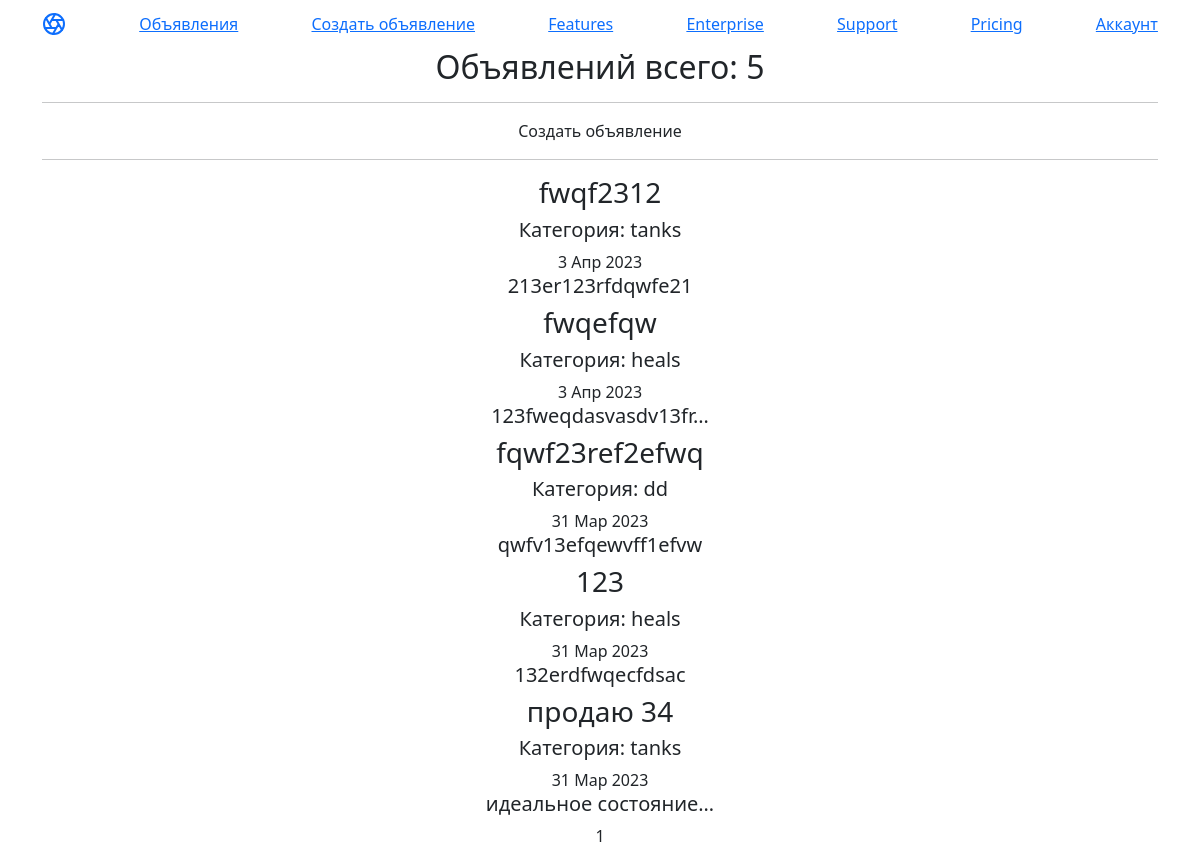
/ads/, run on the app's committed database.
### ads/models.py (models this page shows, shortened)
class Ad(models.Model):
    title = models.CharField(max_length=128)
    text = models.TextField()
    author = models.ForeignKey(User, on_delete=models.CASCADE)
    category = models.CharField(max_length=20, choices=CAT)
    date_create = models.DateTimeField(auto_now_add=True)
    content = models.FileField(upload_to='ad_content/', blank=True)

### ads/views.py (the view)
# urls.py: path('', AdsList.as_view(), name='ads_list'),
class AdsList(ListView):
    model = Ad
    ordering = '-date_create'
    template_name = 'ads/ads.html'
    context_object_name = 'ads'
    paginate_by = 10

### templates/ads/ads.html (shortened to what this page needs)
{% extends 'ads/default.html' %}
{% block content %}
    <h2>Объявлений всего: {{ ads|length }}</h2>
    <hr>
    <a class="nav-link" href="/ads/create">Создать объявление</a>
    <hr>
    {% if ads %}
        {% for ad in ads %}
            <a class="nav-link" href="/ads/{{ ad.id }}"><h3>{{ ad.title }}</h3></a>
            <h5>Категория: {{ ad.category }} </h5>
            <time>{{ ad.date_create|date:'j M Y' }}</time>
            <h5>{{ ad.text|truncatechars:20 }}</h5>
        {% endfor %}
    {% else %}
        <h4>Объявлений нет!</h4>
    {% endif %}
    {{ page_obj.number }}
{% endblock %}

### data on the page
Ad: title "fwqf2312", category "tanks", date_create "3 Апр 2023", text "213er123rfdqwfe21"
Ad: title "fwqefqw", category "heals", date_create "3 Апр 2023", text "123fweqdasvasdv13fr…"
Ad: title "fqwf23ref2efwq", category "dd", date_create "31 Мар 2023", text "qwfv13efqewvff1efvw"
Ad: title "123", category "heals", date_create "31 Мар 2023", text "132erdfwqecfdsac"
Ad: title "продаю 34", category "tanks", date_create "31 Мар 2023", text "идеальное состояние…"

### other printed values
{{ ads|length }} "5"
{{ page_obj.number }} "1"
